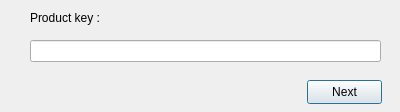
<?xml version="1.0" encoding="UTF-8"?>
<ui version="4.0">
 <class>Dialog</class>
 <widget class="QDialog" name="Dialog">
  <property name="geometry">
   <rect>
    <x>0</x>
    <y>0</y>
    <width>400</width>
    <height>112</height>
   </rect>
  </property>
  <property name="windowTitle">
   <string>Enter a product key</string>
  </property>
  <property name="windowIcon">
   <iconset>
    <normaloff>OSlogo.ico</normaloff>OSlogo.ico</iconset>
  </property>
  <widget class="QLabel" name="keyLabel">
   <property name="geometry">
    <rect>
     <x>30</x>
     <y>10</y>
     <width>81</width>
     <height>16</height>
    </rect>
   </property>
   <property name="text">
    <string>Product key : </string>
   </property>
  </widget>
  <widget class="QPushButton" name="keyPushButton">
   <property name="geometry">
    <rect>
     <x>307</x>
     <y>80</y>
     <width>75</width>
     <height>24</height>
    </rect>
   </property>
   <property name="text">
    <string>Next</string>
   </property>
  </widget>
  <widget class="QLineEdit" name="KeyLineEdit">
   <property name="geometry">
    <rect>
     <x>30</x>
     <y>40</y>
     <width>351</width>
     <height>22</height>
    </rect>
   </property>
  </widget>
 </widget>
 <resources/>
 <connections/>
</ui>
